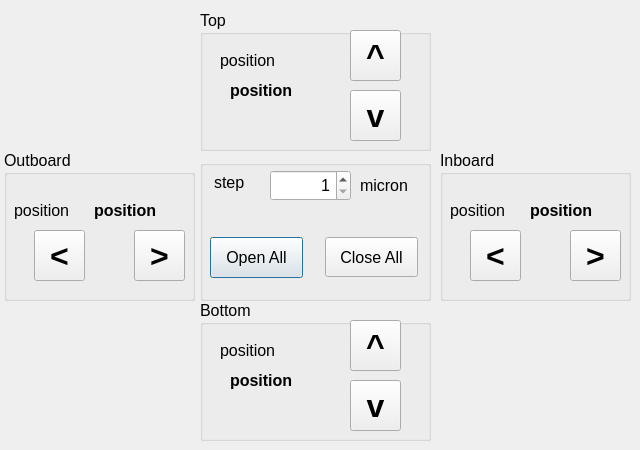
<?xml version="1.0" encoding="UTF-8"?>
<ui version="4.0">
 <class>Dialog</class>
 <widget class="QDialog" name="Dialog">
  <property name="windowModality">
   <enum>Qt::ApplicationModal</enum>
  </property>
  <property name="geometry">
   <rect>
    <x>0</x>
    <y>0</y>
    <width>640</width>
    <height>450</height>
   </rect>
  </property>
  <property name="font">
   <font>
    <pointsize>12</pointsize>
   </font>
  </property>
  <property name="windowTitle">
   <string>Slit control</string>
  </property>
  <widget class="QGroupBox" name="groupBox">
   <property name="geometry">
    <rect>
     <x>200</x>
     <y>10</y>
     <width>231</width>
     <height>141</height>
    </rect>
   </property>
   <property name="font">
    <font>
     <pointsize>12</pointsize>
    </font>
   </property>
   <property name="autoFillBackground">
    <bool>true</bool>
   </property>
   <property name="title">
    <string>Top</string>
   </property>
   <widget class="QLabel" name="label">
    <property name="geometry">
     <rect>
      <x>20</x>
      <y>30</y>
      <width>101</width>
      <height>41</height>
     </rect>
    </property>
    <property name="text">
     <string>position</string>
    </property>
   </widget>
   <widget class="QLabel" name="labelTopPosition">
    <property name="geometry">
     <rect>
      <x>30</x>
      <y>60</y>
      <width>91</width>
      <height>41</height>
     </rect>
    </property>
    <property name="font">
     <font>
      <weight>75</weight>
      <bold>true</bold>
     </font>
    </property>
    <property name="text">
     <string>position</string>
    </property>
   </widget>
   <widget class="QToolButton" name="tbTopOpen">
    <property name="geometry">
     <rect>
      <x>150</x>
      <y>20</y>
      <width>51</width>
      <height>51</height>
     </rect>
    </property>
    <property name="font">
     <font>
      <pointsize>24</pointsize>
      <weight>75</weight>
      <bold>true</bold>
     </font>
    </property>
    <property name="text">
     <string>^</string>
    </property>
   </widget>
   <widget class="QToolButton" name="tbTopClose">
    <property name="geometry">
     <rect>
      <x>150</x>
      <y>80</y>
      <width>51</width>
      <height>51</height>
     </rect>
    </property>
    <property name="font">
     <font>
      <pointsize>24</pointsize>
      <weight>75</weight>
      <bold>true</bold>
     </font>
    </property>
    <property name="text">
     <string>v</string>
    </property>
   </widget>
  </widget>
  <widget class="QGroupBox" name="groupBox_2">
   <property name="geometry">
    <rect>
     <x>200</x>
     <y>300</y>
     <width>231</width>
     <height>141</height>
    </rect>
   </property>
   <property name="font">
    <font>
     <pointsize>12</pointsize>
    </font>
   </property>
   <property name="autoFillBackground">
    <bool>true</bool>
   </property>
   <property name="title">
    <string>Bottom</string>
   </property>
   <property name="flat">
    <bool>false</bool>
   </property>
   <widget class="QLabel" name="label_4">
    <property name="geometry">
     <rect>
      <x>20</x>
      <y>30</y>
      <width>101</width>
      <height>41</height>
     </rect>
    </property>
    <property name="text">
     <string>position</string>
    </property>
   </widget>
   <widget class="QLabel" name="labelBottomPosition">
    <property name="geometry">
     <rect>
      <x>30</x>
      <y>60</y>
      <width>91</width>
      <height>41</height>
     </rect>
    </property>
    <property name="font">
     <font>
      <weight>75</weight>
      <bold>true</bold>
     </font>
    </property>
    <property name="text">
     <string>position</string>
    </property>
   </widget>
   <widget class="QToolButton" name="tbBottomClose">
    <property name="geometry">
     <rect>
      <x>150</x>
      <y>20</y>
      <width>51</width>
      <height>51</height>
     </rect>
    </property>
    <property name="font">
     <font>
      <pointsize>24</pointsize>
      <weight>75</weight>
      <bold>true</bold>
     </font>
    </property>
    <property name="text">
     <string>^</string>
    </property>
   </widget>
   <widget class="QToolButton" name="tbBottomOpen">
    <property name="geometry">
     <rect>
      <x>150</x>
      <y>80</y>
      <width>51</width>
      <height>51</height>
     </rect>
    </property>
    <property name="font">
     <font>
      <pointsize>24</pointsize>
      <weight>75</weight>
      <bold>true</bold>
     </font>
    </property>
    <property name="text">
     <string>v</string>
    </property>
   </widget>
  </widget>
  <widget class="QGroupBox" name="groupBox_3">
   <property name="geometry">
    <rect>
     <x>4</x>
     <y>150</y>
     <width>191</width>
     <height>151</height>
    </rect>
   </property>
   <property name="font">
    <font>
     <pointsize>12</pointsize>
    </font>
   </property>
   <property name="autoFillBackground">
    <bool>true</bool>
   </property>
   <property name="title">
    <string>Outboard</string>
   </property>
   <widget class="QLabel" name="label_5">
    <property name="geometry">
     <rect>
      <x>10</x>
      <y>40</y>
      <width>101</width>
      <height>41</height>
     </rect>
    </property>
    <property name="text">
     <string>position</string>
    </property>
   </widget>
   <widget class="QLabel" name="labelOutboardPosition">
    <property name="geometry">
     <rect>
      <x>90</x>
      <y>40</y>
      <width>91</width>
      <height>41</height>
     </rect>
    </property>
    <property name="font">
     <font>
      <weight>75</weight>
      <bold>true</bold>
     </font>
    </property>
    <property name="text">
     <string>position</string>
    </property>
   </widget>
   <widget class="QToolButton" name="tbOutboardOpen">
    <property name="geometry">
     <rect>
      <x>30</x>
      <y>80</y>
      <width>51</width>
      <height>51</height>
     </rect>
    </property>
    <property name="font">
     <font>
      <pointsize>24</pointsize>
      <weight>75</weight>
      <bold>true</bold>
     </font>
    </property>
    <property name="text">
     <string>&lt;</string>
    </property>
   </widget>
   <widget class="QToolButton" name="tbOutboardClose">
    <property name="geometry">
     <rect>
      <x>130</x>
      <y>80</y>
      <width>51</width>
      <height>51</height>
     </rect>
    </property>
    <property name="font">
     <font>
      <pointsize>24</pointsize>
      <weight>75</weight>
      <bold>true</bold>
     </font>
    </property>
    <property name="text">
     <string>&gt;</string>
    </property>
   </widget>
  </widget>
  <widget class="QGroupBox" name="groupBox_4">
   <property name="geometry">
    <rect>
     <x>440</x>
     <y>150</y>
     <width>191</width>
     <height>151</height>
    </rect>
   </property>
   <property name="font">
    <font>
     <pointsize>12</pointsize>
    </font>
   </property>
   <property name="autoFillBackground">
    <bool>true</bool>
   </property>
   <property name="title">
    <string>Inboard</string>
   </property>
   <widget class="QLabel" name="label_6">
    <property name="geometry">
     <rect>
      <x>10</x>
      <y>40</y>
      <width>101</width>
      <height>41</height>
     </rect>
    </property>
    <property name="text">
     <string>position</string>
    </property>
   </widget>
   <widget class="QLabel" name="labelInboardPosition">
    <property name="geometry">
     <rect>
      <x>90</x>
      <y>40</y>
      <width>91</width>
      <height>41</height>
     </rect>
    </property>
    <property name="font">
     <font>
      <weight>75</weight>
      <bold>true</bold>
     </font>
    </property>
    <property name="text">
     <string>position</string>
    </property>
   </widget>
   <widget class="QToolButton" name="tbInboardClose">
    <property name="geometry">
     <rect>
      <x>30</x>
      <y>80</y>
      <width>51</width>
      <height>51</height>
     </rect>
    </property>
    <property name="font">
     <font>
      <pointsize>24</pointsize>
      <weight>75</weight>
      <bold>true</bold>
     </font>
    </property>
    <property name="text">
     <string>&lt;</string>
    </property>
   </widget>
   <widget class="QToolButton" name="tbInboardOpen">
    <property name="geometry">
     <rect>
      <x>130</x>
      <y>80</y>
      <width>51</width>
      <height>51</height>
     </rect>
    </property>
    <property name="font">
     <font>
      <pointsize>24</pointsize>
      <weight>75</weight>
      <bold>true</bold>
     </font>
    </property>
    <property name="text">
     <string>&gt;</string>
    </property>
   </widget>
  </widget>
  <widget class="QGroupBox" name="groupBox_5">
   <property name="geometry">
    <rect>
     <x>200</x>
     <y>160</y>
     <width>231</width>
     <height>141</height>
    </rect>
   </property>
   <property name="autoFillBackground">
    <bool>true</bool>
   </property>
   <property name="title">
    <string/>
   </property>
   <widget class="QLabel" name="label_2">
    <property name="geometry">
     <rect>
      <x>14</x>
      <y>12</y>
      <width>51</width>
      <height>21</height>
     </rect>
    </property>
    <property name="font">
     <font>
      <pointsize>12</pointsize>
     </font>
    </property>
    <property name="text">
     <string>step</string>
    </property>
   </widget>
   <widget class="QSpinBox" name="spinBox">
    <property name="geometry">
     <rect>
      <x>70</x>
      <y>10</y>
      <width>81</width>
      <height>31</height>
     </rect>
    </property>
    <property name="font">
     <font>
      <pointsize>12</pointsize>
     </font>
    </property>
    <property name="alignment">
     <set>Qt::AlignRight|Qt::AlignTrailing|Qt::AlignVCenter</set>
    </property>
    <property name="minimum">
     <number>1</number>
    </property>
    <property name="maximum">
     <number>1000</number>
    </property>
    <property name="singleStep">
     <number>1</number>
    </property>
    <property name="value">
     <number>1</number>
    </property>
   </widget>
   <widget class="QLabel" name="label_3">
    <property name="geometry">
     <rect>
      <x>160</x>
      <y>10</y>
      <width>71</width>
      <height>31</height>
     </rect>
    </property>
    <property name="font">
     <font>
      <family>MS Shell Dlg 2</family>
      <pointsize>12</pointsize>
     </font>
    </property>
    <property name="text">
     <string>micron</string>
    </property>
    <property name="textFormat">
     <enum>Qt::RichText</enum>
    </property>
   </widget>
   <widget class="QPushButton" name="pbOpenAll">
    <property name="geometry">
     <rect>
      <x>10</x>
      <y>77</y>
      <width>93</width>
      <height>41</height>
     </rect>
    </property>
    <property name="text">
     <string>Open All</string>
    </property>
   </widget>
   <widget class="QPushButton" name="pbCloseAll">
    <property name="geometry">
     <rect>
      <x>125</x>
      <y>77</y>
      <width>93</width>
      <height>40</height>
     </rect>
    </property>
    <property name="text">
     <string>Close All</string>
    </property>
   </widget>
  </widget>
 </widget>
 <resources/>
 <connections/>
</ui>
